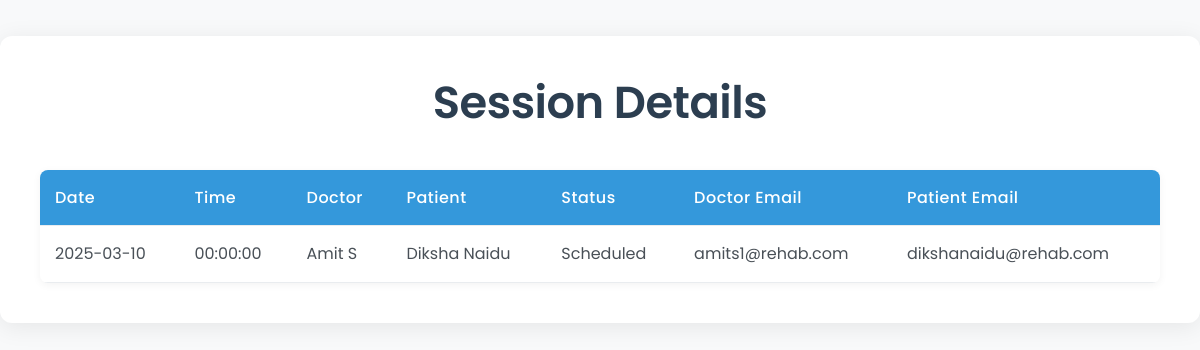
/view_session_details.php?appointment_id=1 (signed in), run on an earlier commit of the app's database.
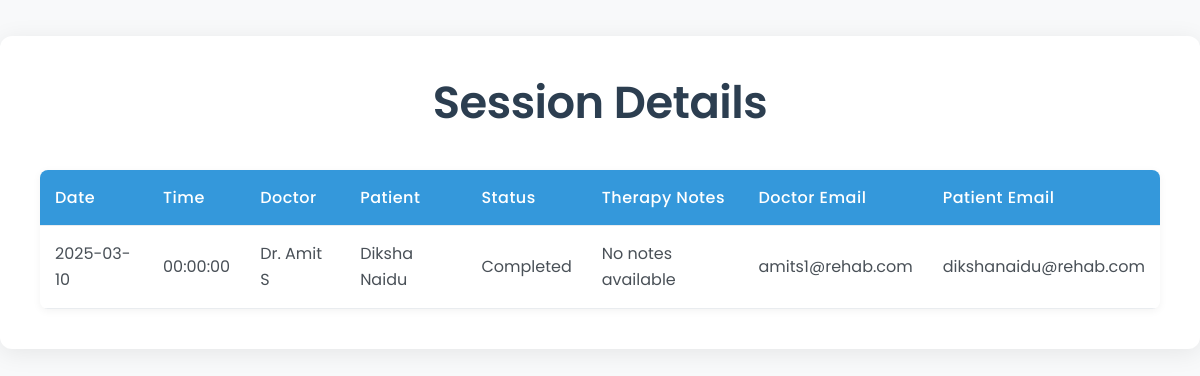
And on a later commit of the database.
### tables this page shows
CREATE TABLE `appointments` (
  `appointment_id` int(11) NOT NULL,
  `patient_id` int(11) DEFAULT NULL,
  `doctor_id` int(11) DEFAULT NULL,
  `appointment_date` date NOT NULL,
  `appointment_time` time NOT NULL,
  `status` varchar(50) DEFAULT 'Pending'
);

CREATE TABLE `doctors` (
  `doctor_id` int(11) NOT NULL,
  `name` varchar(100) NOT NULL,
  `speciality` varchar(100) NOT NULL,
  `email` varchar(100) DEFAULT NULL,
  `password` varchar(255) NOT NULL,
  `phone` varchar(15) DEFAULT NULL,
  `experience` varchar(100) DEFAULT NULL,
  `visit_days` varchar(100) DEFAULT NULL,
  `max_patients` int(11) NOT NULL,
  `role_id` int(11) DEFAULT NULL,
  `appointment_count` int(11) DEFAULT 0
);

CREATE TABLE `patients` (
  `patient_id` int(11) NOT NULL,
  `name` varchar(100) NOT NULL,
  `age` int(11) DEFAULT NULL,
  `address` varchar(255) DEFAULT NULL,
  `phone` varchar(15) DEFAULT NULL,
  `email` varchar(100) DEFAULT NULL,
  `password` varchar(255) NOT NULL,
  `diagnosis_type` varchar(100) DEFAULT NULL,
  `Surgery_status` varchar(100) DEFAULT NULL,
  `role_id` int(11) DEFAULT NULL,
  `admitted_date` date DEFAULT NULL
);

### view_session_details.php (the view, shortened to what this page needs)
<?php
include 'connection.php';
$role = $_SESSION['role'];
$appointment_id = $_GET['appointment_id'];
$query = "SELECT a.appointment_id, a.appointment_date, a.appointment_time,
                 d.name AS doctor_name, d.email AS doctor_email,
                 p.name AS patient_name, p.email AS patient_email,
                 a.status, ts.progress_notes AS therapy_notes
          FROM appointments a
          LEFT JOIN therapy_sessions ts ON a.doctor_id = ts.doctor_id AND a.patient_id = ts.patient_id
          JOIN doctors d ON a.doctor_id = d.doctor_id
          JOIN patients p ON a.patient_id = p.patient_id
          WHERE a.appointment_id = '$appointment_id'";
$result = mysqli_query($conn, $query);
?>
<!DOCTYPE html>
<html lang="en">
<head>
    <link rel="stylesheet" href="https://stackpath.bootstrapcdn.com/bootstrap/5.3.0/css/bootstrap.min.css">
    <link rel="stylesheet" href="css/styles.css">
</head>
<body>
    <div class="container">
        <h2>Session Details</h2>
        <?php if (mysqli_num_rows($result) > 0): ?>
            <table>
                <thead>
                    <tr>
                        <th>Date</th>
                        <th>Time</th>
                        <th>Doctor</th>
                        <th>Patient</th>
                        <th>Status</th>
                        <?php if (mysqli_num_rows($result) > 0): ?>
                            <?php $row = mysqli_fetch_assoc($result); mysqli_data_seek($result, 0); ?>
                            <?php if ($row['status'] == 'Completed'): ?>
                                <th>Therapy Notes</th>
                            <?php endif; ?>
                        <?php endif; ?>
                        <?php if ($role == 'Admin'): ?>
                            <th>Doctor Email</th>
                            <th>Patient Email</th>
                        <?php endif; ?>
                    </tr>
                </thead>
                <tbody>
                    <?php while ($row = mysqli_fetch_assoc($result)): ?>
                        <tr>
                            <td><?php echo $row['appointment_date']; ?></td>
                            <td><?php echo $row['appointment_time']; ?></td>
                            <td><?php echo $row['doctor_name']; ?></td>
                            <td><?php echo $row['patient_name']; ?></td>
                            <td><?php echo $row['status']; ?></td>
                            <?php if ($row['status'] == 'Completed'): ?>
                                <td><?php echo $row['therapy_notes'] ?? 'No notes available'; ?></td>
                            <?php endif; ?>
                            <?php if ($role == 'Admin'): ?>
                                <td><?php echo $row['doctor_email']; ?></td>
                                <td><?php echo $row['patient_email']; ?></td>
                            <?php endif; ?>
                        </tr>
                    <?php endwhile; ?>
                </tbody>
            </table>
        <?php else: ?>
            <div class="alert alert-info">No sessions found.</div>
        <?php endif; ?>
    </div>
</body>
</html>

### css/styles.css (style rules this page uses)
body { background-color: #f8f9fa; font-family: 'Poppins', sans-serif; color: #495057; line-height: 1.6; }
.container { max-width: 1200px; margin: 3% auto; background-color: #ffffff; padding: 40px; border-radius: 12px; box-shadow: 0 4px 24px rgba(0, 0, 0, 0.08); }
h2 { text-align: center; font-size: 2.8rem; margin-bottom: 40px; color: #2c3e50; font-weight: 600; letter-spacing: -0.5px; }
table { width: 100%; border-collapse: separate; border-spacing: 0; margin-top: 20px; border-radius: 8px; overflow: hidden; box-shadow: 0 2px 8px rgba(0, 0, 0, 0.05); }
th, td { padding: 15px; text-align: left; border-bottom: 1px solid #e9ecef; }
th { background-color: #3498db; color: white; font-weight: 500; letter-spacing: 0.5px; }

What changed in the data, as far as the page shows it:
changed appointments "Diksha Naidu": doctor.name "Amit S" → "Dr. Amit S"; status "Scheduled" → "Completed"; therapy_notes (not shown) → "No notes available"
Also different on the page:
text now shown: "Therapy Notes"
